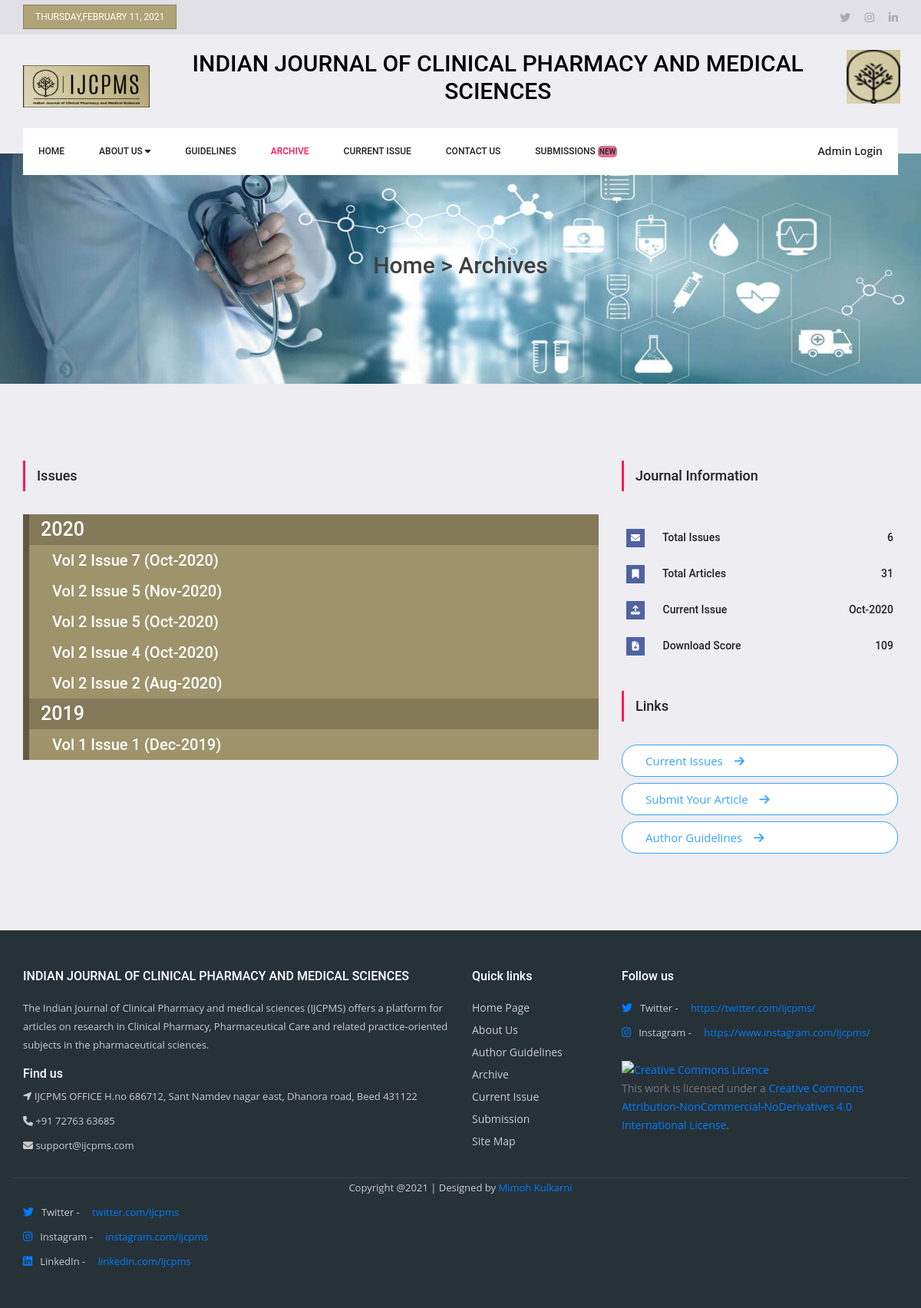
/archive.php, run on the app's committed database.
### tables this page shows
CREATE TABLE `issues` (
  `id` int(11) NOT NULL,
  `name` varchar(150) NOT NULL,
  `guest` varchar(500) DEFAULT NULL,
  `issue_no` int(13) DEFAULT NULL,
  `vol` varchar(20) NOT NULL,
  `date` date NOT NULL,
  `stmp` datetime NOT NULL DEFAULT current_timestamp()
);

### user_header.php (called while the page is built, shortened)
<?php
require_once("dbconn.php");
$today = date("l,F j, Y");
$sqlCurrentIssue = "SELECT Max(`id`) AS `id`,`date` FROM `issues`";
$resultCurrentIssue = mysqli_query($linkId,$sqlCurrentIssue);
if (mysqli_num_rows($resultCurrentIssue) == 1){
    while($rowCurrentIssue = mysqli_fetch_array($resultCurrentIssue)){
        $currentIssue = $rowCurrentIssue['id'];
        $sqlCurrentIssueDate = "SELECT `date` FROM `issues` WhERE `id` = '".$currentIssue."'";
        $resultCurrentIssueDate = mysqli_query($linkId,$sqlCurrentIssueDate);
        while($rowCurrentIssueDate = mysqli_fetch_array($resultCurrentIssueDate)){
            $currentDate = $rowCurrentIssueDate['date'];
        }
    }
}

### archive.php (the view, shortened to what this page needs)
<?php
    require_once("dbconn.php");
    require_once("user_header.php");
    $sqlIssueYear = "SELECT DISTINCT(year(`date`)) as year FROM `issues`";
    $resultIssueYear = mysqli_query($linkId,$sqlIssueYear);
$sqlCard = "SELECT `dcount` FROM `articles`";
$resultCard = mysqli_query($linkId,$sqlCard);
$totalArticles = mysqli_affected_rows($linkId);
$dcount = 0;
while($rowCard = mysqli_fetch_array($resultCard)){
    $dcount = $rowCard['dcount'] + $dcount;
}
$sqlIssues = "SELECT `id` FROM `issues`";
mysqli_query($linkId,$sqlIssues);
$totalIssues = mysqli_affected_rows($linkId);
?>
<!doctype html>
<html lang="en">
    <head>
        <link rel="stylesheet" href="https://stackpath.bootstrapcdn.com/bootstrap/4.5.2/css/bootstrap.min.css"
>
        <link rel="stylesheet" href="css/footer.css">
        <link rel="stylesheet" href="css/style.css">
        <link rel="stylesheet" href="css/responsive.css">
    </head>
    <body>
        <header class="header_area">
            <div class="top_menu">
                <div class="container">
                    <div class="float-left">
                        <a href="#"><?php echo $today;?></a>
                    </div>
                    <div class="float-right">
                        <ul class="list header_social">
                            <li><a href="https://twitter.com/ijcpms/" target="_blank"><i class="fa fa-twitter"></i></a></li>
                            <li><a href="https://www.instagram.com/ijcpms/" target="_blank"><i class="fa fa-instagram"></i></a></li>
                            <li><a href="https://www.linkedin.com/company/indian-journal-of-clinical-pharmacy-and-medical-sciences/?viewAsMember=true" target="_blank"><i class="fa fa-linkedin"></i></a></li>
                        </ul>
                    </div>
                </div>
            </div>
            <div class="logo_part">
                <div class="container">
                    <div class="row">
                        <div class="col-sm-2">
                            <div class="float-left">
                                <a class="logo" href="index.php"><img src="img/logo.png" alt="" style="width: 100%"></a>
                            </div>
                        </div>
                        <div class="col-sm-9">
                            <h2 class="typo-list text-center">INDIAN JOURNAL OF CLINICAL PHARMACY AND MEDICAL SCIENCES</h2>
                        </div>
                        <div class="col-sm-1">
                            <div class="align-middle">
                                <div class="header_magazin">
                                    <img src="img/favicon.png" alt="logo">
                                </div>
                            </div>
                        </div>
                    </div>
                </div>
            </div>
            <div class="main_menu">
                <nav class="navbar navbar-expand-lg navbar-light">
                    <div class="container">
                        <div class="container_inner">
                            <div class="collapse navbar-collapse offset" id="navbarSupportedContent">
                                <ul class="nav navbar-nav menu_nav">
                                    <li class="nav-item"><a class="nav-link" href="index.php">Home</a></li>
                                    <li class="nav-item dropdown">
                                        <a class="nav-link dropdown-toggle" href="#" id="navbardrop" data-toggle="dropdown"
                                           role="button" aria-haspopup="true" aria-expanded="false">
                                            About Us <i class="fa fa-caret-down"></i>
                                        </a>
                                    </li>
                                    <li class="nav-item"><a class="nav-link" href="guidelines.php">Guidelines</a></li>
                                    <li class="nav-item active"><a class="nav-link" href="archive.php">Archive</a></li>
                                    <li class="nav-item"><a class="nav-link" href="issue.php?d=<?php echo $currentIssue; ?>">Current Issue</a></li>
                                    <li class="nav-item"><a class="nav-link" href="contact.php">Contact Us</a></li>
                                    <li class="nav-item"><a class="nav-link" href="submission.php">Submissions <span class="blinking align-middle">NEW</span></a></li>
                                </ul>
                                <ul class="nav navbar-nav navbar-right ml-auto">
                                    <li class="nav-item"><a href="login.php" class="login">Admin Login</a></li>
                                </ul>
                            </div>
                        </div>
                    </div>
                </nav>
            </div>
        </header>
        <section class="home_banner_area">
            <div class="banner_inner d-flex align-items-center">
                <div class="container">
                    <div id="carouselExampleIndicators" class="carousel slide" data-ride="carousel">
                        <div class="carousel-inner">
                            <div class="carousel-item active">
                                <div class="banner_content text-center">
                                    <h2>Home > Archives</h2>
                                </div>
                            </div>
                        </div>
                    </div>
                </div>
            </div>
        </section>
        <section class="news_area p_100">
            <div class="container">
                <div class="row">
                    <div class="col-lg-8">
                        <div class="main_title2">
                            <h2>Issues</h2>
                        </div>
                        <div class="latest_news">
                            <div class="f_title">
                                <?php
                                if(mysqli_num_rows($resultIssueYear) > 1){
                                    while ($rowIssueYear = mysqli_fetch_array($resultIssueYear)){
                                        $sqlIssues = "SELECT * FROM `issues` WHERE year(`date`) = '".$rowIssueYear['year']."' ORDER BY `issue_no` DESC";
                                        $resultIssues = mysqli_query($linkId,$sqlIssues);
                                        ?>
                                        <h2><?php echo  $rowIssueYear['year']; ?></h2>
                                        <?php
                                        while ($rowIssues = mysqli_fetch_array($resultIssues)){
                                            ?>
    <?php  ?><?php
                                            echo "<h4><a href='issue.php?d=".$rowIssues['id']."'> Vol ".$rowIssues['vol']." Issue ".$rowIssues['issue_no']. " (".date('M-Y',strtotime($rowIssues['date'])).")</h4>";
                                        }
                                    }
                                }
                                else echo "<h4>No Issues Available</h4>"
                                ?>
                            </div>
                        </div>
                    </div>
                    <div class="col-lg-4">
                        <div class="right_sidebar">
                            <aside class="r_widgets social_widgets">
                                <div class="main_title2">
                                    <h2>Journal Information</h2>
                                </div>
                                <ul class="list">
                                    <li><a href="#"><i class="fa fa-envelope"></i> Total Issues <span><?php echo $totalIssues;?></span></a></li>
                                    <li><a href="#"><i class="fa fa-bookmark"></i> Total Articles <span><?php echo $totalArticles; ?></span></a></li>
                                    <li><a href="#"><i class="fa fa-upload"></i> Current Issue <span><?php echo (trim($currentDate) != "00-00-0000") ? date("M-Y",strtotime($currentDate)) : 'NA';?></span></a></li>
                                    <li><a href="#"><i class="fa fa-file-download"></i> Download Score <span><?php echo $dcount;?></span></a></li>
                                </ul>
                            </aside>
                            <div>
                                <div class="main_title2">
                                    <h2>Links</h2>
                                </div>
                                <a href="issue.php?d=<?php echo $currentIssue;?>" class="genric-btn info-border circle arrow" style="width: 100%;font-size: 15px;">Current Issues<span class="fa fa-arrow-right"></span></a>
                                <a href="submission.php" class="genric-btn info-border circle arrow mt-2" style="width: 100%;font-size: 15px;">Submit Your Article<span class="fa fa-arrow-right"></span></a>
                                <a href="guidelines.php" class="genric-btn info-border circle arrow mt-2" style="width: 100%;font-size: 15px;">Author Guidelines<span class="fa fa-arrow-right"></span></a>
                            </div>
                        </div>
                    </div>
                </div>
            </div>
        </section>
        <footer class="footer">
            <div class="container bottom_border">
                <div class="row">
                    <div class="col-lg-6 col-md-6 col-sm-6">
                        <h5 class="headin5_amrc col_white_amrc pt2">INDIAN JOURNAL OF CLINICAL PHARMACY AND MEDICAL SCIENCES</h5>
                        <p class="mb-3">The Indian Journal of Clinical Pharmacy and medical sciences (IJCPMS) offers a platform for articles on research in Clinical Pharmacy, Pharmaceutical Care and related practice-oriented subjects in the pharmaceutical sciences.</p>
                        <h5 class="headin5_amrc col_white_amrc">Find us</h5>
                        <p><i class="fa fa-location-arrow"></i> IJCPMS OFFICE H.no 686712, Sant Namdev nagar east, Dhanora road, Beed 431122 </p>
                        <p><i class="fa fa-phone"></i>  +91 72763 63685  </p>
                        <p><i class="fa fa fa-envelope"></i> support@ijcpms.com  </p>
                    </div>
                    <div class="col-lg-2 col-md-6 col-sm-6">
                        <h5 class="headin5_amrc col_white_amrc pt2">Quick links</h5>
                        <ul class="footer_ul_amrc">
                            <li><a href="index.php">Home Page</a></li>
                            <li><a href="aboutus.php">About Us</a></li>
                            <li><a href="guidelines.php">Author Guidelines</a></li>
                            <li><a href="archive.php">Archive</a></li>
                            <li><a href="issue.php?d=<?php echo $currentIssue; ?>">Current Issue</a></li>
                            <li><a href="submission.php">Submission</a></li>
                            <li><a href="sitemap.php">Site Map</a></li>
                        </ul>
                    </div>
                    <div class="col-lg-4 col-md-6 col-sm-6">
                        <h5 class="headin5_amrc col_white_amrc pt2">Follow us</h5>
                        <ul class="footer_ul2_amrc mb-4">
                            <li><a href="#"><i class="fab fa-twitter fleft padding-right"></i> </a><p>Twitter - &emsp;<a href="https://twitter.com/ijcpms/">https://twitter.com/ijcpms/</a></p></li>
                            <li><a href="#"><i class="fab fa-instagram fleft padding-right"></i> </a><p>Instagram - &emsp;<a href="https://www.instagram.com/ijcpms/">https://www.instagram.com/ijcpms/</a></p></li>
                        </ul>
                        <a rel="license" href="http://creativecommons.org/licenses/by-nc-nd/4.0/" target="_blank"><img alt="Creative Commons Licence" style="border-width:0" src="https://i.creativecommons.org/l/by-nc-nd/4.0/88x31.png" /></a><br />This work is licensed under a <a rel="license" href="http://creativecommons.org/licenses/by-nc-nd/4.0/" target="_blank">Creative Commons Attribution-NonCommercial-NoDerivatives 4.0 International License</a>.
                    </div>
                </div>
            </div>
            <div class="container">
                <p class="text-center">Copyright @<?php echo date("Y"); ?> | Designed by <a href="https://www.facebook.com/mimohkulkarni17">Mimoh Kulkarni</a></p>
                <ul class="footer_ul2_amrc mb-4">
                    <li><a href="#"><i class="fab fa-twitter fleft padding-right"></i> </a><p>Twitter - &emsp;<a href="https://twitter.com/ijcpms" target="_blank">twitter.com/ijcpms</a></p></li>
                    <li><a href="#"><i class="fab fa-instagram fleft padding-right"></i> </a><p>Instagram - &emsp;<a href="https://www.instagram.com/ijcpms" target="_blank">instagram.com/ijcpms</a></p></li>
                    <li><a href="#"><i class="fab fa-linkedin fleft padding-right"></i> </a><p>LinkedIn - &emsp;<a href="https://www.linkedin.com/company/indian-journal-of-clinical-pharmacy-and-medical-sciences" target="_blank">linkedin.com/ijcpms</a></p></li>
                </ul>
            </div>
        </footer>
    </body>
</html>

### css/footer.css (style rules this page uses)
.col_white_amrc { color:#FFF; }
footer { width:100%; background-color:#263238; min-height:250px; padding:10px 0 25px 0; }
.pt2 { padding-top:40px; margin-bottom:20px; }
footer p { font-size:13px; color:#CCC; padding-bottom:0; margin-bottom:8px; }
.footer_ul_amrc { margin:0; list-style-type:none; font-size:14px; padding:0 0 10px 0 ; }
.footer_ul_amrc li { padding:0 0 5px 0; }
.footer_ul_amrc li a { color:#CCC; }
.fleft { float:left; }
.padding-right { padding-right:10px; }
.footer_ul2_amrc { margin:0px; list-style-type:none; padding:0px; }
.footer_ul2_amrc li p { display:table; }
.footer_ul2_amrc li i { margin-top:5px; }
.bottom_border { border-bottom:1px solid #323f45; padding-bottom:20px; }

### data on the page
issues: vol "2", issue_no "7", date "Oct-2020"
issues: vol "2", issue_no "5", date "Nov-2020"
issues: vol "2", issue_no "5", date "Oct-2020"
issues: vol "2", issue_no "4", date "Oct-2020"
issues: vol "2", issue_no "2", date "Aug-2020"
issues: vol "1", issue_no "1", date "Dec-2019"

### other printed values
$today "THURSDAY,FEBRUARY 11, 2021"
$rowIssueYear['year'] "2020"
$rowIssueYear['year'] "2019"
$totalIssues "6"
$totalArticles "31"
$dcount "109"
